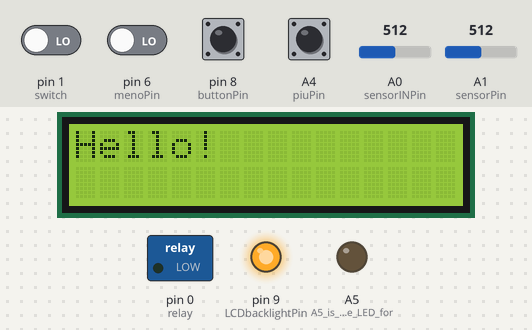
Recording of a sketch running on a simulated Arduino Uno, built with avr-gcc and run on an emulated ATmega328P. Shown: 16×2 character LCD, switched loads named in the sketch (green lamp = pin HIGH), output pins drawn as LEDs (lit = HIGH). The test bench sets the inputs (shaded band); at power-on: A4 (piuPin), pin 1 (switch), pin 6 (menoPin), pin 8 (buttonPin) LOW, A0 (sensorINPin) = 512, A1 (sensorPin) = 512. WiFi joins after 1.5 s; servers stay silent unless stated; uploads are accepted with an empty reply.

Above: at 0.1 s.
At 1.1 s:
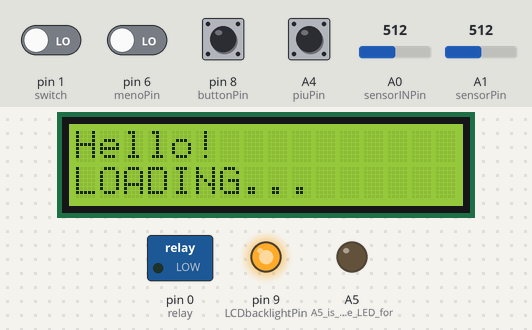
At 4.1 s:
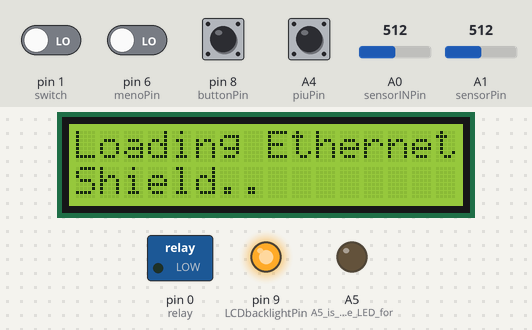
At 6.6 s:
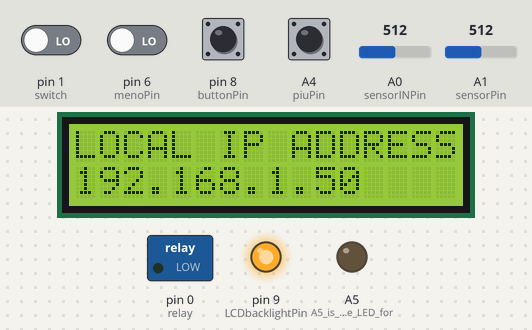
At 8.1 s:
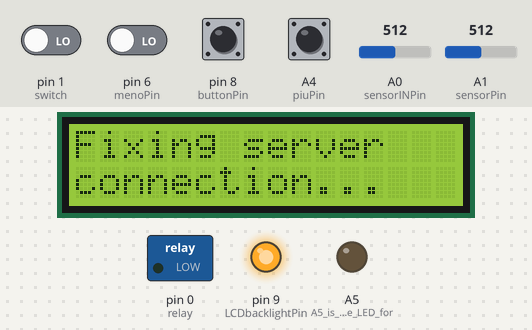
At 9.4 s:
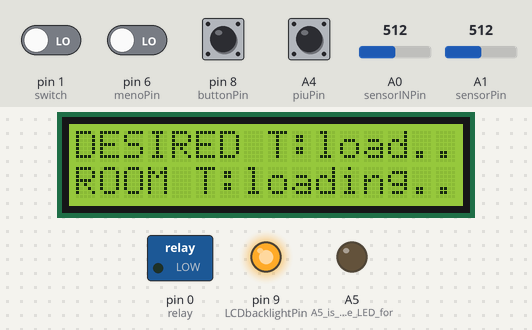

The sketch:

Varano_Arduheat_v1_0b3.ino
```cpp
/*ISSUES BOX:

-issues displaying a decent desired t when server returns error 406
-issues with ON/OFF code

*/

#include <LiquidCrystal.h>
#include <math.h>
#include <SPI.h>
#include <Ethernet.h>
/* SETUP:
T*sensors: "face round side" left ground, right to power, centre to A0/1
RedLED: ground to ground through 200 OMH resistor, + to A5
LCD circuit and system at pages 116...
Voltage devider:
           from third pin on lcd:
               4.7k+220 OMH to +
               560+220 OMH to -
botton setup for pins 6, 8; A4.
relay
  motor: + to battery +, - to middle relay
  diode: black to -, silver to +(0)
  battery - to relay last
internet mode switch. One side to +, other to -, centre to 1.
*/

String currentLine = "";            // string to hold the text from server
String webTempString = "";                  // string to hold the temperature from the server


LiquidCrystal lcd(A3, A2, 5, 7, 3, 2);      //initiate lcd.

unsigned long currentTime;          //current time since system start
unsigned long protect;              //time variable to protect system from functioning while temperature is not calibrated
unsigned long ethernetMaintainTimeLapsed = 0;    //time lapsed since last time the IP address was maintained

//variables for the current temperature reading: variableIN is the TMP36 temp. sensor. for inside components safety
const int sensorPin = A1;
const int sensorINPin = A0;
const int numReadings = 150;
const int numReadingsIN = 150;
int reading[numReadings];
int readingIN[numReadingsIN];
int index = 0;
int indexIN = 0;
long total = 0;
long totalIN = 0;
int average = 0;
int averageIN = 0;
float voltage;
float voltageIN;            //reading (0-1023), voltage and temperature on each sensor
float temp;
float tempIN;
float TEMP;              //temperatures and variables to round off later
float TEMPIN;
float TEMPr;
float TEMPrIN;
float f;          //float f is the value on the temperature set from website

float desiredT = 20;// desired room temperature


//variables for the botton (local) system to set roomT, piu is +, meno is -
const int piuPin = A4;
const int menoPin = 6;
  int piuRead;
  int piuPrev = LOW;
  int menoRead;
  int menoPrev = LOW;
  long timeA = 0;
  long debounceA = 200;

//LCD backlight botton system variables
int buttonPin = 8;          //input for the botton status
int LCDbacklightPin = 9;    //output pin for the LCD backlight LED
int LCDstate = HIGH;        //current state for the LCD LED
int bottonread;             //current reading in the buttonPin
int previous = LOW;         //previous reading from the buttonPin
long time = 0;              //the time since the output for the LED was toggled last
long debounce = 200;        //debounce time to avoid flickering


int internet;          //internet switch status


//ethernet values
byte mac[] = {  0x90, 0xA2, 0xDA, 0x0D, 0xA8, 0xAF };
IPAddress ip(192,168,1,70);

// initialize the ethernet library instance:
EthernetClient client;

unsigned int intervallo = 60000;  // delay between requests

char serverName[] = "varano.eu.pn";  // website URL

boolean requested;                   // whether a request was made since connecting
unsigned long lastAttemptTime = 0;            // last time connected to the server, in milliseconds
boolean lastConnected = false;                    // state of the connection last time through the main loop


//SETUP/////////////////////////////////////////////////////////////////////////////////////////////////
void setup() {

 //pinmodes
 pinMode(A5, OUTPUT);      //A5 is the pin the LED for heatingON is attached to
 pinMode(0, OUTPUT);        //0 is the pin the relay is attached to
 pinMode(buttonPin, INPUT);
 pinMode(LCDbacklightPin, OUTPUT);
 pinMode(piuPin, INPUT);
 pinMode(menoPin, INPUT);
 pinMode(1, INPUT);          //1 is the pin the switch for internet/local mod is attached to

 digitalWrite(LCDbacklightPin, HIGH);    //turn on LCD backlight

 // Serial.begin(9600);//open serial communication, *nope, pins 0 and 1 used*

 //begin lcd and print hello message, then clear and print fixed runtime text
 lcd.begin(16, 2);
 lcd.print("Hello!");
 delay(1000);
 lcd.setCursor(0, 1);
 lcd.print("LOADING...");      // print hello, go to next line and print loading
 delay(1000);
 lcd.clear();
 lcd.print("Loading Ethernet");      //attempting connection displayed
 lcd.setCursor(0, 1);
 lcd.print("Shield");
 delay(1000);


 // initialize all the readings of temperature to 0:
 for (int thisReading = 0; thisReading < numReadings; thisReading++)
    reading[thisReading] = 0;
 for (int thisReadingIN = 0; thisReadingIN < numReadingsIN; thisReadingIN++)
    readingIN[thisReadingIN] = 0;
 lcd.print(".");
 delay(1000);


// reserve space for the webdata strings:
currentLine.reserve(256);
webTempString.reserve(150);
lcd.print(".");


// attempt a DHCP connection:
   // Serial.println("Attempting to get an IP address using DHCP:");              *nope, pins 0 and 1 used*
   if (!Ethernet.begin(mac)) {
    //if DHCP fails, start with a hard-coded address:
    //Serial.println("failed to get an IP address using DHCP, trying manually");  *nope, pins 0 and 1 used*
      Ethernet.begin(mac, ip);
    }
    lcd.print(".");
    delay(1000);
  //Serial.print("My address:");                                                  *nope, pins 0 and 1 used*
  //Serial.println(Ethernet.localIP());                                           *nope, pins 0 and 1 used*
  lcd.clear();
  lcd.print("LOCAL IP ADDRESS:");
  lcd.setCursor(0,1);
  lcd.print(Ethernet.localIP());    //print acquired IP to lcd for 1 second
  delay(1500);
  lcd.clear();
  lcd.print("Fixing server");
  lcd.setCursor(0,1);
  lcd.print("connection...");
  delay(1000);
  connectToServer();      //connect to server:


 lcd.clear();                  //then clear and prepare lcd for inputs from the loop()
 lcd.print("DESIRED T:");
 lcd.setCursor(0,1);
 lcd.print("ROOM T:");
 //lcd.setCursor(15, 0);
 //lcd.print("~");

 f = 20;      //initiate float f (webtemp value) and give an arbitrary value: 20
}


//LOOP/////////////////////////////////////////////////////////////////////////////////////////////////
void loop() {


   currentTime = millis();      //set current time and protect timer to the system runtime
   protect = millis();


  if(currentTime - ethernetMaintainTimeLapsed > 60000) {    //every 60 seconds maintain IP address
   //ethernet.maintain with return check
    byte returnedValue = Ethernet.maintain();
    switch (returnedValue) {
      case 0: //lcd.print(/*"nothing happened"*/ "0");
              break;
      case 1: lcd.clear();
              lcd.print("renew failed");
              //Ethernet.begin(mac); break;                            //RESET CODE HERE FOR V2.0
              for(;;); break;
      case 2: //lcd.clear();
              //lcd.print("renew success");
              break;
      case 3: lcd.clear();
              lcd.print("rebind fail");
              for(;;); break;
      case 4: lcd.clear();
              lcd.print("rebind success");
              for(;;); break;
      default: lcd.clear();
               lcd.print("Unexpected returned value:");
               lcd.print(returnedValue); break;
    }
    ethernetMaintainTimeLapsed = currentTime;
  }


  if(currentTime - lastAttemptTime > intervallo) {      //connect to website every 'intervallo' seconds
    connectToServer();
    lastAttemptTime = currentTime;
  }


   /* if (!client.connected() && lastConnected) {
    Serial.println();
    Serial.println("disconnecting.");
    client.stop();
  }
    lastConnected = client.connected();*/


  //website reading bit
  if (client.available()) {
   char c = client.read();
   // if you get a '<', clear the line: temp is beginning
   if (c == '<') {
     webTempString = "";
     currentLine = "";
     char c = client.read();    //read client again to eliminate '<' and start reading the temperature
     currentLine += c;
     c = client.read();
     currentLine += c;
     c = client.read();
     currentLine += c;
     c = client.read();
     currentLine += c;
     webTempString = currentLine;
     client.flush();
     client.stop();
   }
  }

  char carray[webTempString.length() + 1];           //determine size of the array
  webTempString.toCharArray(carray, sizeof(carray)); //put readString into an array
  f = atof(carray);                  //convert the array into an float


  internet = digitalRead(1);
  if(internet == HIGH && protect > 16301){          //if the internet switch is set on internet
    desiredT = f;        //use webserver reading
    intervallo = 180000;        //keep website search interval to 2 min.
    lcd.setCursor(15,0);
    lcd.print("i");
  }else if(internet == LOW && protect > 16301){        //else, don't
    intervallo = 600000;      //set website search interval to 10 min.
    lcd.setCursor(15,0);
    lcd.print("l");
  }else if(protect <= 16000){
    lcd.setCursor(10,0);
    lcd.print("load..");
  }else if(protect <= 16301 && protect > 16000){
    lcd.setCursor(10,0);
    lcd.print("      ");
  }


  //LCD backlight switch code
  bottonread = digitalRead(buttonPin);
  // if the input on botton just went from LOW and HIGH and we've waited long enough
  // to ignore any noise on the circuit, toggle the output pin and remember the time
  if (bottonread == HIGH && previous == LOW && millis() - time > debounce) {
    if (LCDstate == HIGH)
      LCDstate = LOW;
    else
      LCDstate = HIGH;
    time = millis();
  }
  digitalWrite(LCDbacklightPin, LCDstate);
  previous = bottonread;


  //roomT setting bottons system code
  piuRead = digitalRead(piuPin);
  menoRead = digitalRead(menoPin);
  // if the input just went from LOW and HIGH and we've waited long enough
  // to ignore any noise on the circuit, toggle the +/- 0.5 and remember
  // the time
  if (piuRead == HIGH && piuPrev == LOW && millis() - timeA > debounceA) {
    desiredT += .5;
    timeA = millis();
  }
  if (menoRead == HIGH && menoPrev == LOW && millis() - timeA > debounceA) {
    desiredT -= .5;
    timeA = millis();
  }
  piuPrev = piuRead;
  menoPrev = menoRead;


  //temperature measurement code
  // subtract the last reading:
  total= total - reading[index];
  totalIN= totalIN - readingIN[indexIN];
  // read from the sensor:
  reading[index] = analogRead(sensorPin);
  delay(1);
  reading[index] = analogRead(sensorPin);
  delay(1);
  readingIN[indexIN] = analogRead(sensorINPin);                          //double readings to allow system to adapt to analog requests
  delay(1);
  readingIN[indexIN] = analogRead(sensorINPin);
  // add the reading to the total:
  total= total + reading[index];
  totalIN= totalIN + readingIN[indexIN];
  // advance to the next position in the array:
  index = index + 1;
  indexIN = indexIN + 1;
  // if at the end of the array... ...wrap around to the beginning:
  if (index >= numReadings)
    index = 0;
  if (indexIN >= numReadingsIN)
    indexIN = 0;
    //find running average of readings
  average = total / numReadings;
  averageIN = totalIN / numReadingsIN;
  delay(1);


 // reading = analogRead(sensorPin);
 // reading2 = analogRead(sensor2Pin);      //*read sensors --- obsolete, replaced by for average loop to reduce fluctuation*
  voltage = (average/1024.0) * 5;
  voltageIN = (averageIN/1024.0) * 5;      //find voltage
  temp = (voltage *100);
  tempIN = ((voltageIN - .5) *100)/* - 3.3*/;          //and temperature
  TEMP = (round(temp*2));                              //round to closest .5
  TEMPIN = (round(tempIN*2));
  TEMPr = TEMP/2;
  TEMPrIN = (TEMPIN/2)-2.5;                              //-2.5 to reduce error in sensor


  // printing and comparing temperatures
  if(protect > 16301){
    lcd.setCursor(10,0);//set cursor to after the "desired temp" text
    lcd.print(desiredT,1);//lcd print roomT in right place
    lcd.print(" ");
  }
  if (protect > 17301){
   lcd.setCursor(7,1);//set cursor to after the "current T" text
   lcd.print(TEMPr,1);//lcd print current temperature
   }
   else if (protect >= 17000 && protect <= 17300){
     /*lcd.clear();
     lcd.print("DESIRED T:");
     lcd.setCursor(0,1);
     lcd.print("ROOM T:");
     lcd.setCursor(7,1);//set cursor to after the "room T" text
     lcd.print(TEMPr,1);//lcd print current temperature*/
     lcd.setCursor(7,1);
     lcd.print("         ");
   }
   else if (protect < 17000){
     lcd.setCursor(7,1);
     lcd.print("loading..");
   }


  if(protect > 17301){
    if(TEMPr - desiredT < -.5){       //desired - room > 0.5   =   if desired is more than 0.5 higher, then ON
      digitalWrite(A5, HIGH);
      lcd.setCursor(13,1);
      lcd.print("ON ");//heating status printed at end of screen
      digitalWrite(0, HIGH);
    }else if(TEMPr > desiredT){       // if desired lower than room then OFF
      digitalWrite(A5, LOW);
      lcd.setCursor(13,1);
      lcd.print("OFF");//heating status printed at end of screen
      digitalWrite(0, LOW);
    }else if((TEMPr = desiredT) && protect > 20000){       // if desired lower than room then OFF
      digitalWrite(A5, LOW);
      lcd.setCursor(13,1);
      lcd.print("OFF");//heating status printed at end of screen
      digitalWrite(0, LOW);
    }else if((TEMPr = (desiredT - 0.5)) && protect > 20000){       // if desired lower than room then OFF
      digitalWrite(A5, LOW);
      lcd.setCursor(13,1);
      lcd.print("OFF");//heating status printed at end of screen
      digitalWrite(0, LOW);
    }
  }


  //stop 60 seconds if inside temperature (TEMPrIN) increases a lot
  if(TEMPrIN > 45){
    delay(60000);
  }else{
    delay(1);
  }


}

//connectToServer()/////////////////////////////////////////////////////////////////////////////////////////////////
int connectToServer() {
  // if there's a successful connection:
  if (client.connect(serverName, 80)) {
  //  Serial.println("connecting...");
    // send the HTTP PUT request:
    client.println("GET http://varano.eu.pn/temp.txt HTTP/1.0");
 //   client.println("Host: www.arduino.cc");
 //   client.println("User-Agent: arduino-ethernet");
 //   client.println("Connection: close");
    client.println();

    // note the time that the connection was made:
    lastAttemptTime = millis();
  }
  else {
    // if you couldn't make a connection:
 //   Serial.println("connection failed");
 //   Serial.println("disconnecting.");                                    SET LED TO MARK THIS STATUS ONE DAY
   /*     lcd.clear();
        lcd.print("error 406");
        lcd.setCursor(0,1);
        lcd.print
        lcd.print("Connection Fail"); */
        client.stop();
        delay(1000);
    /*    lcd.clear();
        lcd.print("Restarting...");
        delay(2000); */
  }
}

//[with this system only the values of temperature and motor status are
//updated every loop(), writing is static since end of setup()]
```

Measured:
- what the display in image 1 shows lasts 1.0 s, from 1.1 s to 2.1 s
- what the display in image 3 shows lasts 1.5 s, from 6.6 s to 8.1 s
- what the display in image 4 shows lasts 1.2 s, from 8.1 s to 9.3 s
